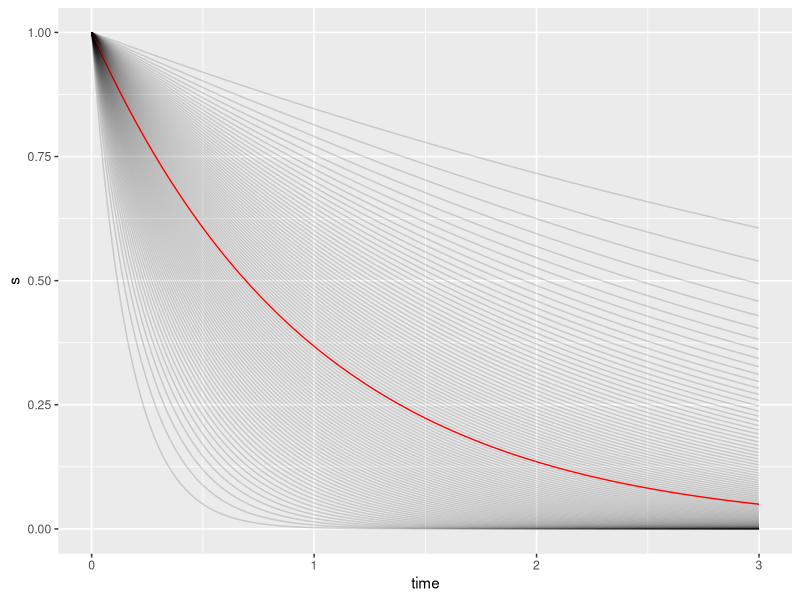
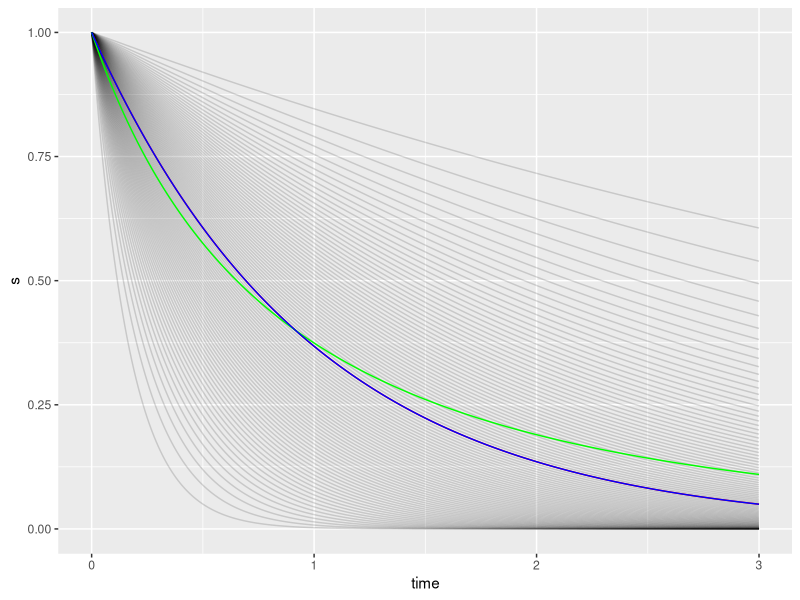

The R script that drew these images, in order: (Note: this script raises an error after producing the figures.)
## ---- chunk 1
library(broom)
library(dplyr)
library(ggplot2)
library(magrittr)
library(survival)
library(tidyr)
## ---- chunk 2
lambda <- 1.08
## ---- chunk 3
n <- 99
m <- 301
p <- (1:n)/(n+1)
a <- qnorm(p, 50, 10)
# a <- c(a, 0)
ax <- rep(a, each=m)
al <- rep(0.15, length(ax))
co <- ifelse(ax==50, "red", "black")
al <- ifelse(ax==50, 1, 0.15)
# co[ax==0] <- "green"
# al[ax==0] <- 1
t <- seq(0, 3, length=m)
data.frame(id=rep(1:n, each=m)) %>%
  mutate(age=rep(a, each=m))    %>%
  mutate(time=rep(t, n))        %>%
  mutate(hr=lambda^(age-50))    %>%
  mutate(s=exp(-t*hr))           -> df

df %>%
  group_by(time) %>%
  summarize(s=mean(s)) %>%
  ungroup -> dm

df %>%
  ggplot(aes(time, s, group=id)) +
    geom_line(alpha=al, color=co) -> d0
d0

d0 + stat_summary(fun.y="mean", color="green", group=1, geom="line") +
   stat_summary(fun.y="median", color="blue", group=1, geom="line") 
## ---- chunk 4
save.image("~/survival-models/bin/supplement-8.RData")
